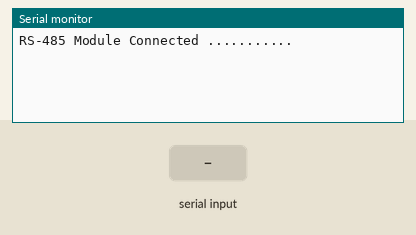
Recording of a sketch running on a simulated Arduino Nano, built with avr-gcc and run on an emulated ATmega328P. On the bench: the last lines printed to the serial monitor. The test bench sets the inputs (shaded band).

Above: at 1.7 s.
1.8 s: "1&" received over the second serial link
At 2.9 s:
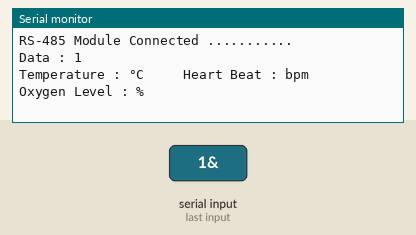
4.0 s: "0&" received over the second serial link
At 5.1 s:
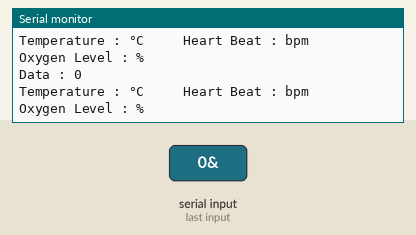
5.5 s: "2&" received over the second serial link
At 6.3 s:
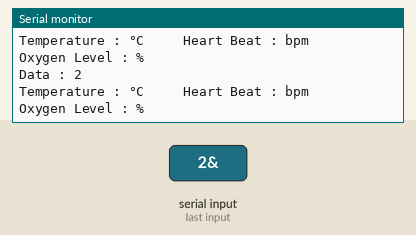

The sketch:

receiver-secion-nano.ino
```cpp
#include <SoftwareSerial.h>

SoftwareSerial arduino(3, 4);
SoftwareSerial BT(7, 6);


String data = " ";
String temperature = "1";
String hb = " ";
String spo2 = " ";

void setup()
{
  Serial.begin(9600);
  arduino.begin(9600);
  delay(500);
  Serial.println("RS-485 Module Connected ........... ");
}


void loop()
{
  ////  temperature = String(random(31.55 , 75.55));
  //  spo2 = String(random(90 , 99));
  //  hb = String(random(68 , 75));

  if (arduino.available() > 0  ) {

    data = arduino.readStringUntil('&');
//    if(data.length() > 0){
    temperature = data.substring(1, 6);
    delay(10);
    hb = data.substring(8, 10);
    delay(10);
    spo2 = data.substring(12, 14);
    delay(10);
    Serial.print("Data : ");
    Serial.print(data);
    Serial.println("  ");
    Serial.print("Temperature : ");
    Serial.print(temperature);
    Serial.print("°C \t");
    Serial.print("  Heart Beat : ");
    Serial.print(hb);
    Serial.print("bpm \t");
    Serial.print("  Oxygen Level : ");
    Serial.print(spo2);
    Serial.println("%");
//    }
  }

  delay(100);
  arduino.end();
  delay(100);
  BT.begin(9600);
  BT.println(temperature + "," + spo2 + "," + hb + "  >");
  delay(200);
  BT.end();
  delay(100);
  arduino.begin(9600);
  delay(500);
}
```

Measured:
- after the input at 1.8 s, the serial monitor: prints a new line after 0.75 s (image 1)
- after the input at 4.0 s, the serial monitor: prints a new line after 0.60 s (image 2)
- after the input at 5.5 s, the serial monitor: prints a new line after 0.15 s (image 3)
